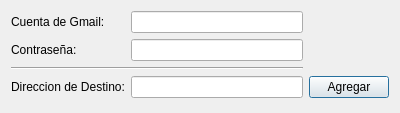
<?xml version="1.0" encoding="UTF-8"?>
<ui version="4.0">
 <class>Dialog2</class>
 <widget class="QDialog" name="Dialog2">
  <property name="geometry">
   <rect>
    <x>0</x>
    <y>0</y>
    <width>400</width>
    <height>113</height>
   </rect>
  </property>
  <property name="windowTitle">
   <string>Dialog</string>
  </property>
  <layout class="QGridLayout" name="gridLayout">
   <item row="1" column="1">
    <widget class="QLineEdit" name="lineEdit">
     <property name="echoMode">
      <enum>QLineEdit::Password</enum>
     </property>
    </widget>
   </item>
   <item row="0" column="1">
    <widget class="QLineEdit" name="lineEdit_2"/>
   </item>
   <item row="3" column="0" colspan="2">
    <widget class="Line" name="line">
     <property name="orientation">
      <enum>Qt::Horizontal</enum>
     </property>
    </widget>
   </item>
   <item row="0" column="0">
    <widget class="QLabel" name="label">
     <property name="text">
      <string>Cuenta de Gmail:</string>
     </property>
    </widget>
   </item>
   <item row="1" column="0">
    <widget class="QLabel" name="label_2">
     <property name="text">
      <string>Contraseña:</string>
     </property>
    </widget>
   </item>
   <item row="4" column="0">
    <widget class="QLabel" name="label_3">
     <property name="text">
      <string>Direccion de Destino:</string>
     </property>
    </widget>
   </item>
   <item row="4" column="1">
    <widget class="QLineEdit" name="lineEdit_3">
     <property name="inputMask">
      <string/>
     </property>
     <property name="text">
      <string/>
     </property>
     <property name="echoMode">
      <enum>QLineEdit::Normal</enum>
     </property>
    </widget>
   </item>
   <item row="4" column="2">
    <widget class="QPushButton" name="pushButton">
     <property name="text">
      <string>Agregar</string>
     </property>
    </widget>
   </item>
  </layout>
 </widget>
 <resources/>
 <connections/>
</ui>
